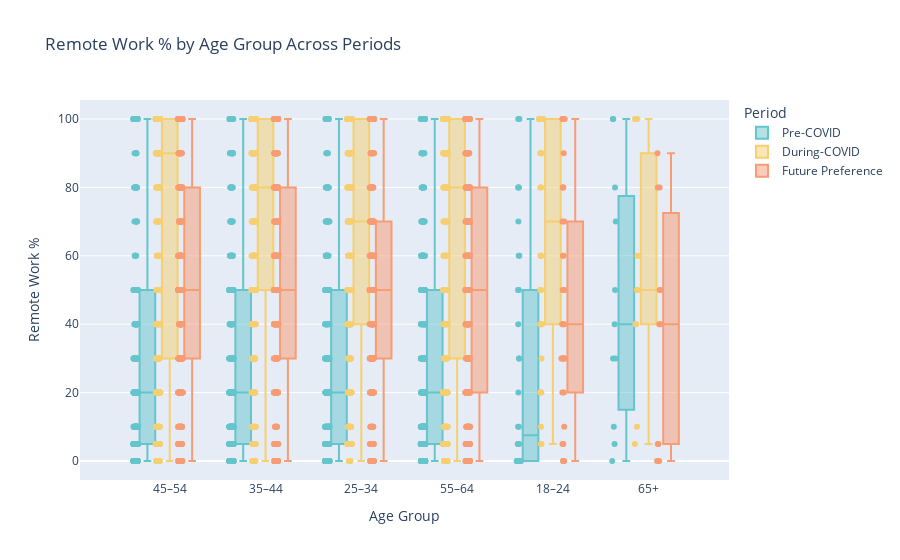

The code cell stored with this chart in its notebook:
### Markdown cell above
##### ii) Key relationships in Demographics against remote work

### Code cell
SURVEY_YEAR = 2020

# Select relevant columns and drop missing
viz_demo_df = cd_2020[
    ["birth_year", "gender", "org_size", "industry",
     "remote_work_pct_last_year", "remote_work_pct_last_3_months", "remote_work_pref_pct_future"]
].dropna()

# Compute age and age groups
viz_demo_df["age"] = SURVEY_YEAR - viz_demo_df["birth_year"]
age_bins = [18, 25, 35, 45, 55, 65, 100]
age_labels = ["18–24", "25–34", "35–44", "45–54", "55–64", "65+"]
viz_demo_df["age_group"] = pd.cut(
    viz_demo_df["age"], bins=age_bins, labels=age_labels, right=False
)

viz_long = viz_demo_df.melt(
    id_vars=["age_group", "gender", "org_size", "industry"],
    value_vars=[
        "remote_work_pct_last_year",
        "remote_work_pct_last_3_months",
        "remote_work_pref_pct_future"
    ],
    var_name="period",
    value_name="remote_pct"
)

# Rename periods for readability
period_map = {
    "remote_work_pct_last_year": "Pre-COVID",
    "remote_work_pct_last_3_months": "During-COVID",
    "remote_work_pref_pct_future": "Future Preference"
}
viz_long["period"] = viz_long["period"].map(period_map)

# Age group x Remote work
fig_age = px.box(
    viz_long,
    x="age_group",
    y="remote_pct",
    color="period",
    points="all",  # shows individual points
    title="Remote Work % by Age Group Across Periods",
    labels={"age_group": "Age Group", "remote_pct": "Remote Work %", "period": "Period"},
    color_discrete_sequence=px.colors.qualitative.Pastel
)
fig_age.show()

### Figure 1 — Plotly figure (JSON) as saved in the notebook; plotly's stock layout.template omitted (floating-point values rounded to 4 significant figures; data arrays with more than 128 entries replaced by an {"elided": "..."} marker saying what was removed)
{"data": [{"alignmentgroup": "True", "boxpoints": "all", "hovertemplate": "Period=Pre-COVID<br>Age Group=%{x}<br>Remote Work %=%{y}<extra></extra>", "legendgroup": "Pre-COVID", "marker": {"color": "rgb(102, 197, 204)"}, "name": "Pre-COVID", "notched": false, "offsetgroup": "Pre-COVID", "orientation": "v", "showlegend": true, "type": "box", "x": {"elided": "1371 str values"}, "x0": " ", "xaxis": "x", "y": {"elided": "1371 float values"}, "y0": " ", "yaxis": "y"}, {"alignmentgroup": "True", "boxpoints": "all", "hovertemplate": "Period=During-COVID<br>Age Group=%{x}<br>Remote Work %=%{y}<extra></extra>", "legendgroup": "During-COVID", "marker": {"color": "rgb(246, 207, 113)"}, "name": "During-COVID", "notched": false, "offsetgroup": "During-COVID", "orientation": "v", "showlegend": true, "type": "box", "x": {"elided": "1371 str values"}, "x0": " ", "xaxis": "x", "y": {"elided": "1371 float values"}, "y0": " ", "yaxis": "y"}, {"alignmentgroup": "True", "boxpoints": "all", "hovertemplate": "Period=Future Preference<br>Age Group=%{x}<br>Remote Work %=%{y}<extra></extra>", "legendgroup": "Future Preference", "marker": {"color": "rgb(248, 156, 116)"}, "name": "Future Preference", "notched": false, "offsetgroup": "Future Preference", "orientation": "v", "showlegend": true, "type": "box", "x": {"elided": "1371 str values"}, "x0": " ", "xaxis": "x", "y": {"elided": "1371 float values"}, "y0": " ", "yaxis": "y"}], "layout": {"boxmode": "group", "legend": {"title": {"text": "Period"}, "tracegroupgap": 0}, "title": {"text": "Remote Work % by Age Group Across Periods"}, "xaxis": {"anchor": "y", "domain": [0, 1], "title": {"text": "Age Group"}}, "yaxis": {"anchor": "x", "domain": [0, 1], "title": {"text": "Remote Work %"}}}}
